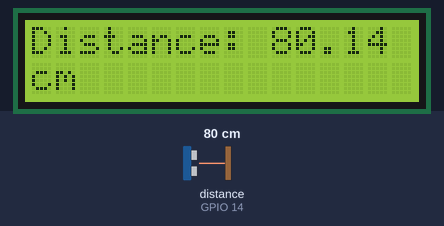
Recording of a program running on a simulated ESP32 board running MicroPython. On the bench: 16×2 character LCD. Inputs (shaded band) come from the test bench; at power-on: distance to the obstacle (sensor on GPIO 14) 80 cm. The echo pulse lasts 58.3 µs per cm; library files of the repository ran but are not shown: lcd_api.py.

Above: at 1.2 s.
1.3 s: distance to the obstacle (sensor on GPIO 14) set to 2 cm
At 2.9 s:
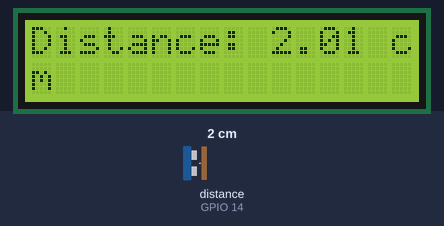
4.3 s: distance to the obstacle (sensor on GPIO 14) set to 4 cm
At 6.1 s:
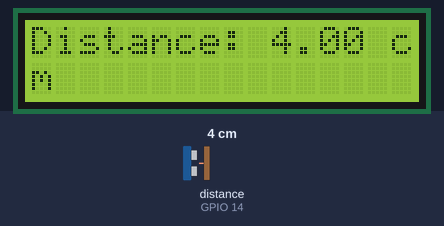
7.3 s: distance to the obstacle (sensor on GPIO 14) set to 9 cm
At 9.7 s:
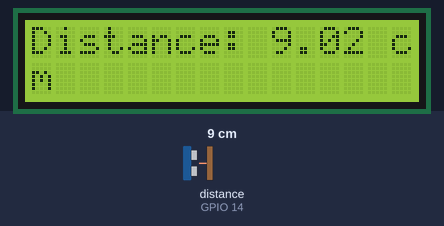
9.8 s: distance to the obstacle (sensor on GPIO 14) set to 299 cm
At 11.4 s:
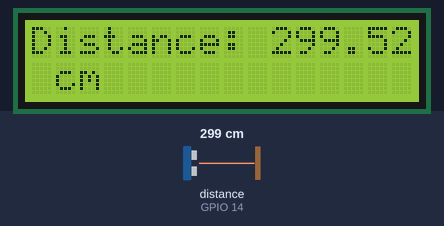
Timing chart, 0 to 12.9 s (numbered marks = the images above; inputs shaded):
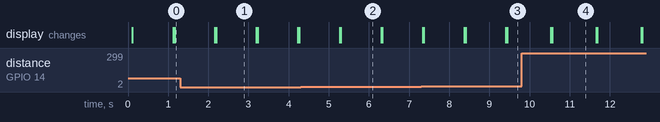

Measured:
- after the input at 1.3 s, the display: first differs from a run without the input after 0.90 s (image 1)
- after the input at 4.3 s, the display: first differs from a run without the input after 1.0 s (image 2)
- after the input at 7.3 s, the display: first differs from a run without the input after 0.07 s (image 3)
- what the display in image 1 shows lasts 1.0 s, from 2.2 s to 3.2 s
- what the display in image 4 shows lasts 1.1 s, from 10.6 s to 11.7 s

The program:

distance.py
```python
from machine import Pin, time_pulse_us
import time
import screen  # Assuming you have an LCD module like GpioLCD

# Define pins for the HC-SR04
trig_pin = Pin(15, Pin.OUT)  # Trigger pin (GPIO 15)
echo_pin = Pin(14, Pin.IN)   # Echo pin (GPIO 14)

# Function to measure distance
def measure_distance():
    # Send a 10us pulse to trigger the ultrasonic sensor
    trig_pin.value(0)
    time.sleep_us(2)
    trig_pin.value(1)
    time.sleep_us(10)
    trig_pin.value(0)

    # Measure the duration of the echo pulse
    pulse_duration = time_pulse_us(echo_pin, 1)

    # Calculate the distance (distance = pulse_duration / 2 / 29.1)
    # 29.1 is the speed of sound in cm/µs, divided by 2 because the pulse travels to the object and back
    distance = (pulse_duration / 2) / 29.1

    return distance

# Function to display the distance on the screen
def display_distance():
    # List to store the measured distances
    distances = []

    # Sample the distance five times
    for _ in range(5):
        distances.append(measure_distance())

    # Calculate the average distance
    average_distance = sum(distances) / len(distances)

    # Display the averaged distance
    screen.display_message(f"Distance: {average_distance:.2f} cm")

# Main loop to display distance
while True:
    display_distance()
    time.sleep(1)  # Update every second
```

screen.py
```python
from machine import Pin
from gpio_lcd import GpioLcd

# Initialize LCD
lcd = GpioLcd(rs_pin=Pin(16),
              enable_pin=Pin(17),
              d4_pin=Pin(18),
              d5_pin=Pin(19),
              d6_pin=Pin(20),
              d7_pin=Pin(21),
              num_lines=2, num_columns=16)

def display_message(message):
    """Displays a message on the LCD."""
    lcd.clear()
    lcd.putstr(message)
```

gpio_lcd.py
```python
"""Implements a HD44780 character LCD connected via ESP32 GPIO pins."""

from lcd_api import LcdApi
from machine import Pin
from utime import sleep_ms, sleep_us


class GpioLcd(LcdApi):
    """Implements a HD44780 character LCD connected via ESP32 GPIO pins."""

    def __init__(self, rs_pin, enable_pin, d0_pin=None, d1_pin=None,
                 d2_pin=None, d3_pin=None, d4_pin=None, d5_pin=None,
                 d6_pin=None, d7_pin=None, rw_pin=None, backlight_pin=None,
                 num_lines=2, num_columns=16):
        """Constructs the GpioLcd object. All of the arguments must be machine.Pin
        objects which describe which pin the given line from the LCD is
        connected to.

        When used in 4-bit mode, only D4, D5, D6, and D7 are physically
        connected to the LCD panel. This function allows you call it like
        GpioLcd(rs, enable, D4, D5, D6, D7) and it will interpret that as
        if you had actually called:
        GpioLcd(rs, enable, d4=D4, d5=D5, d6=D6, d7=D7)

        The enable 8-bit mode, you need pass d0 through d7.

        The rw pin isn't used by this library, but if you specify it, then
        it will be set low.
        """
        self.rs_pin = rs_pin
        self.enable_pin = enable_pin
        self.rw_pin = rw_pin
        self.backlight_pin = backlight_pin
        self._4bit = True
        if d4_pin and d5_pin and d6_pin and d7_pin:
            self.d0_pin = d0_pin
            self.d1_pin = d1_pin
            self.d2_pin = d2_pin
            self.d3_pin = d3_pin
            self.d4_pin = d4_pin
            self.d5_pin = d5_pin
            self.d6_pin = d6_pin
            self.d7_pin = d7_pin
            if self.d0_pin and self.d1_pin and self.d2_pin and self.d3_pin:
                self._4bit = False
        else:
            # This is really 4-bit mode, and the 4 data pins were just
            # passed as the first 4 arguments, so we switch things around.
            self.d0_pin = None
            self.d1_pin = None
            self.d2_pin = None
            self.d3_pin = None
            self.d4_pin = d0_pin
            self.d5_pin = d1_pin
            self.d6_pin = d2_pin
            self.d7_pin = d3_pin
        self.rs_pin.init(Pin.OUT)
        self.rs_pin.value(0)
        if self.rw_pin:
            self.rw_pin.init(Pin.OUT)
            self.rw_pin.value(0)
        self.enable_pin.init(Pin.OUT)
        self.enable_pin.value(0)
        self.d4_pin.init(Pin.OUT)
        self.d5_pin.init(Pin.OUT)
        self.d6_pin.init(Pin.OUT)
        self.d7_pin.init(Pin.OUT)
        self.d4_pin.value(0)
        self.d5_pin.value(0)
        self.d6_pin.value(0)
        self.d7_pin.value(0)
        if not self._4bit:
            self.d0_pin.init(Pin.OUT)
            self.d1_pin.init(Pin.OUT)
            self.d2_pin.init(Pin.OUT)
            self.d3_pin.init(Pin.OUT)
            self.d0_pin.value(0)
            self.d1_pin.value(0)
            self.d2_pin.value(0)
            self.d3_pin.value(0)
        if self.backlight_pin is not None:
            self.backlight_pin.init(Pin.OUT)
            self.backlight_pin.value(0)

        # See about splitting this into begin

        sleep_ms(20)   # Allow LCD time to powerup
        # Send reset 3 times
        self.hal_write_init_nibble(self.LCD_FUNCTION_RESET)
        sleep_ms(5)    # need to delay at least 4.1 msec
        self.hal_write_init_nibble(self.LCD_FUNCTION_RESET)
        sleep_ms(1)
        self.hal_write_init_nibble(self.LCD_FUNCTION_RESET)
        sleep_ms(1)
        cmd = self.LCD_FUNCTION
        if not self._4bit:
            cmd |= self.LCD_FUNCTION_8BIT
        self.hal_write_init_nibble(cmd)
        sleep_ms(1)
        LcdApi.__init__(self, num_lines, num_columns)
        if num_lines > 1:
            cmd |= self.LCD_FUNCTION_2LINES
        self.hal_write_command(cmd)

    def hal_pulse_enable(self):
        """Pulse the enable line high, and then low again."""
        self.enable_pin.value(0)
        sleep_us(1)
        self.enable_pin.value(1)
        sleep_us(1)       # Enable pulse needs to be > 450 nsec
        self.enable_pin.value(0)
        sleep_us(100)     # Commands need > 37us to settle

    def hal_write_init_nibble(self, nibble):
        """Writes an initialization nibble to the LCD.

        This particular function is only used during initialization.
        """
        self.hal_write_4bits(nibble >> 4)

    def hal_backlight_on(self):
        """Allows the hal layer to turn the backlight on."""
        if self.backlight_pin:
            self.backlight_pin.value(1)

    def hal_backlight_off(self):
        """Allows the hal layer to turn the backlight off."""
        if self.backlight_pin:
            self.backlight_pin.value(0)

    def hal_write_command(self, cmd):
        """Writes a command to the LCD.

        Data is latched on the falling edge of E.
        """
        self.rs_pin.value(0)
        self.hal_write_8bits(cmd)
        if cmd <= 3:
            # The home and clear commands require a worst
            # case delay of 4.1 msec
            sleep_ms(5)

    def hal_write_data(self, data):
        """Write data to the LCD."""
        self.rs_pin.value(1)
        self.hal_write_8bits(data)

    def hal_write_8bits(self, value):
        """Writes 8 bits of data to the LCD."""
        if self.rw_pin:
            self.rw_pin.value(0)
        if self._4bit:
            self.hal_write_4bits(value >> 4)
            self.hal_write_4bits(value)
        else:
            self.d3_pin.value(value & 0x08)
            self.d2_pin.value(value & 0x04)
            self.d1_pin.value(value & 0x02)
            self.d0_pin.value(value & 0x01)
            self.hal_write_4bits(value >> 4)

    def hal_write_4bits(self, nibble):
        """Writes 4 bits of data to the LCD."""
        self.d7_pin.value(nibble & 0x08)
        self.d6_pin.value(nibble & 0x04)
        self.d5_pin.value(nibble & 0x02)
        self.d4_pin.value(nibble & 0x01)
        self.hal_pulse_enable()
```
